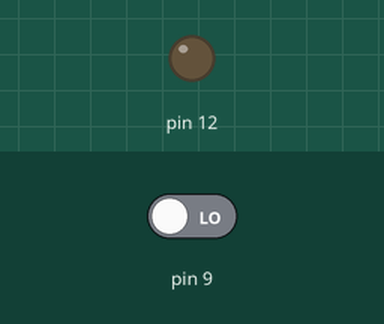
Recording of a program running on a simulated Arduino Uno, built with avr-gcc and run on an emulated ATmega328P. Parts: output pins drawn as LEDs (lit = HIGH). The inputs (shaded band) are chosen by the test bench; at power-on: pin 9 LOW.

Above: at 1.2 s.
1.3 s: pin 9 driven HIGH
At 2.5 s:
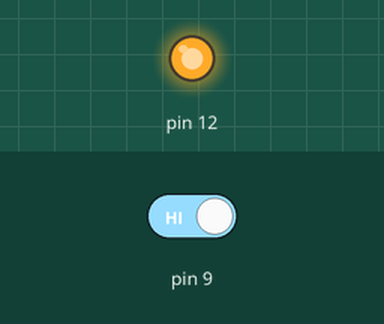
2.8 s: pin 9 driven LOW
At 3.8 s:
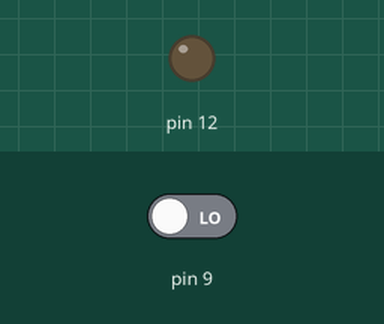
Timing chart, 0 to 5.8 s (numbered marks = the images above; inputs shaded):
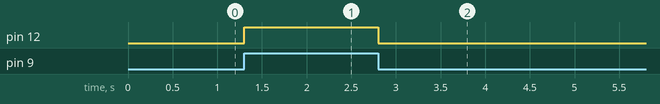

Measured:
- after the input at 1.3 s, pin 12: LOW → HIGH at once
- after the input at 2.8 s, pin 12: HIGH → LOW at once

The program:

main.cpp
```cpp
/*******************************************************************************
* Projeto: Lendo Um Botão Orientado a Objetos
* Arquivo: main.cpp
* Autor: Eduardo Schiavo Dachari
* Criado em: 06/10/2021
* Descrição: Algoritmo para Arduíno que controla as ações de um atuador
*            utilizando um pushbutton com resitor em pull-down físico.
*******************************************************************************/

#include <Arduino.h>
#include <Led.h>
#include <Botao.h>

Led Led_1(12);
Botao Botao_1(9);

// void ligarLed();
// void desligarLed();

void setup(){}

void loop()
{  // Passando os argumentos como funcao
  //Botao_1.Acao(ligarLed, desligarLed);

  // Passando os argumentos como método
  Botao_1.AcaoLed(Led_1);
}

// void ligarLed()
// {
//   Led_1.Ligar();
// }

// void desligarLed()
// {
//   Led_1.Desligar();
// }
```

Botao.h
```cpp
/*******************************************************************************
* Projeto: Lendo Um Botão Orientado a Objetos
* Arquivo: Botao.cpp
* Autor: Eduardo Schiavo Dachari
* Criado em: 06/10/2021
* Descrição: Algoritmo para Arduíno que controla as ações de um atuador
*            utilizando um pushbutton com resitor em pull-down físico.
*******************************************************************************/

#ifndef BOTAO_H
#define BOTAO_H

#include <Arduino.h>
#include <Led.h>

class Botao
{
    private:
        int _pin;
        bool _estado;

    public:
        Botao(int pin);
        bool VerificaEstado();
  		void Acao(void (*funcLigar)(), void (*funcDesligar)());
        void AcaoLed(Led Led_1);
};

Botao::Botao(int pin)
{
    _pin = pin;
    _estado = LOW;
    pinMode(_pin, INPUT);
}

bool Botao::VerificaEstado()
{
    _estado = digitalRead(_pin);

    return _estado;
}

void Botao::Acao(void (*funcLigar)(), void (*funcDesligar)())
{
  _estado = Botao::VerificaEstado();

  if (_estado == HIGH)
  {
      (*funcLigar)();
  }
  else
  {
      (*funcDesligar)();
  }
}

void Botao::AcaoLed(Led Led_1)
{
  _estado = Botao::VerificaEstado();

  if (_estado == HIGH)
  {
      Led_1.Ligar();
  }
  else
  {
      Led_1.Desligar();
  }
}

#endif
```

Led.h
```cpp
/*******************************************************************************
* Projeto: Lendo Um Botão Orientado a Objetos
* Arquivo: Led.h
* Autor: Eduardo Schiavo Dachari
* Criado em: 06/10/2021
* Descrição: Algoritmo para Arduíno que controla as ações de um atuador
*            utilizando um pushbutton com resitor em pull-down físico.
*******************************************************************************/

#ifndef LED_H
#define LED_H

#include <Arduino.h>

class Led
{
    private:
        int _pin;
        bool _estado;

    public:
        Led(int pin);
        void Ligar();
        void Desligar();
};

Led::Led(int pin)
{
    _pin = pin;
    _estado = LOW;
    pinMode(_pin, OUTPUT);

}

void Led::Ligar()
{
    _estado = HIGH;
    digitalWrite(_pin, _estado);
}

void Led::Desligar()
{
    _estado = LOW;
    digitalWrite(_pin, _estado);
}

#endif
```
